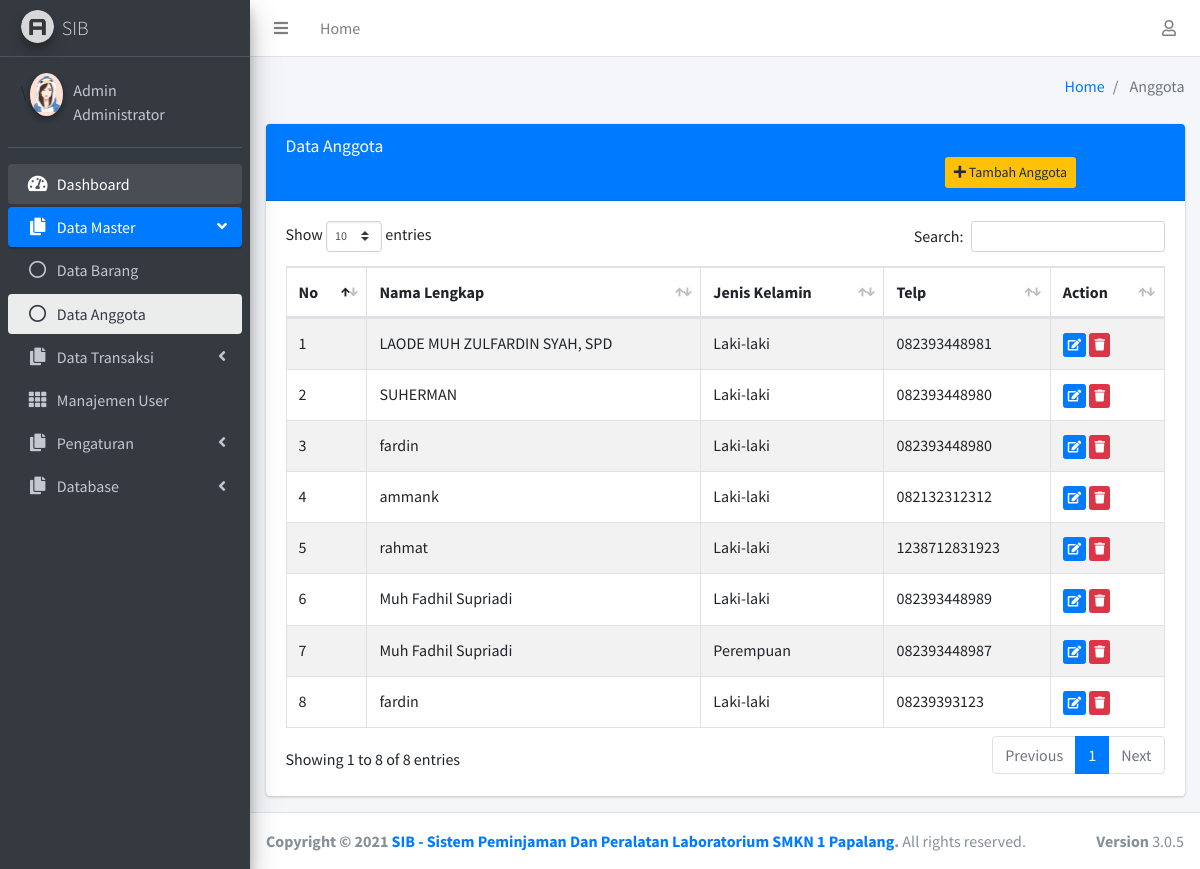
Page /dashboard/anggota.php (signed in) on the earlier database version.
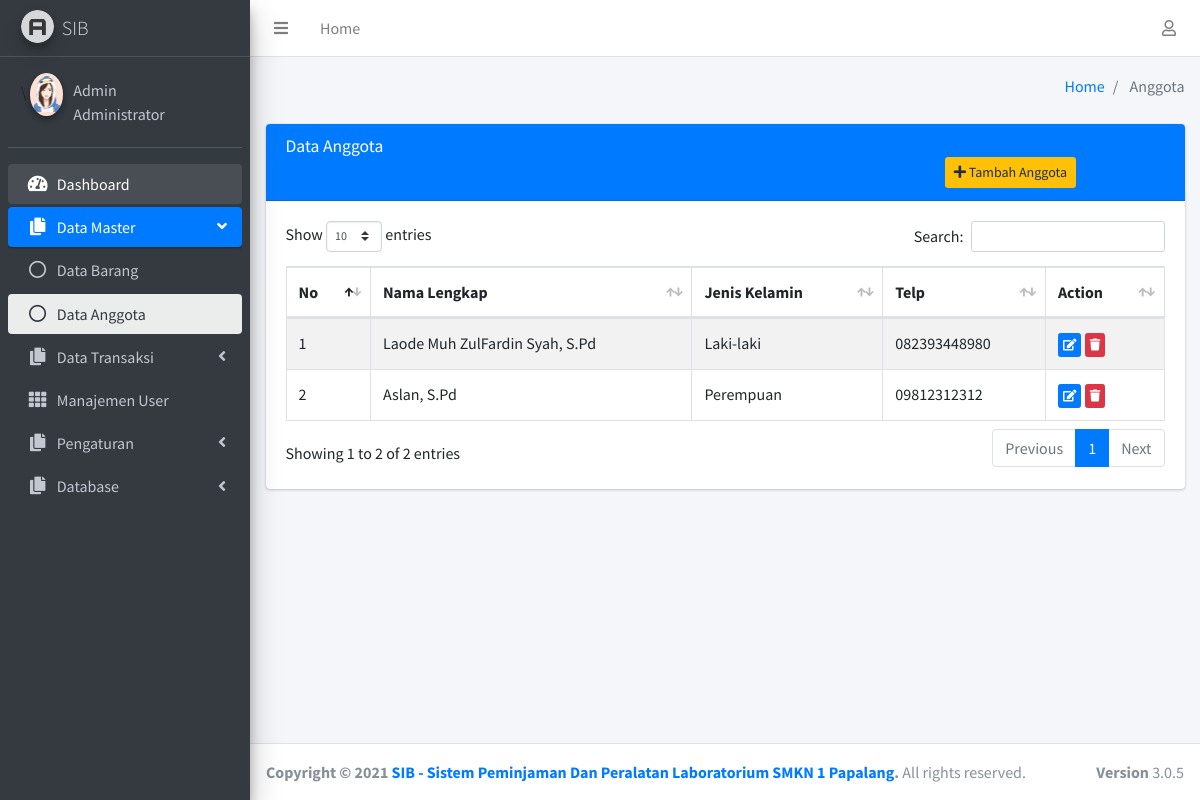
Same page on the later database version.
### tables this page shows
CREATE TABLE `anggota` (
  `id_anggota` int(11) NOT NULL,
  `namalengkap` varchar(100) NOT NULL,
  `username` varchar(100) NOT NULL,
  `password` varchar(500) NOT NULL,
  `gender` varchar(100) NOT NULL,
  `telp` varchar(100) NOT NULL,
  `gambar` varchar(500) NOT NULL
);

### dashboard/anggota.php (the view, shortened to what this page needs)
<?php
$halaman = 'anggota';
include "global_header.php";
?>
<div class="content">
    <div class="container-fluid">
        <div class="row">
            <div class="col-lg-12">
                <div class="card card-primary">
                    <div class="card-header">
                        <h3 class="card-title">Data Anggota</h3>
                        <a style="text-align: right;" class="btn bg-yellow btn-sm offset-md-9" href="tambahanggota"> <i
                                class="fa fa-plus"></i> Tambah Anggota</a>
                    </div>
                    <div class="card-body">
                        <table id="example1" class="table table-bordered table-striped">
                            <thead>
                                <tr>
                                    <th>No</th>
                                    <th>Nama Lengkap</th>
                                    <th>Jenis Kelamin</th>
                                    <th>Telp</th>
                                    <th>Action</th>
                                </tr>
                            </thead>
                            <tbody>
                                <?php
                                $query = $koneksi->query("SELECT * FROM anggota");
                        $nomor_urut = 1;
                        foreach ($query as $data) :
                                                ?>
                                <tr>
                                    <td><?= $nomor_urut; ?></td>
                                    <td><?= $data['namalengkap']; ?></td>
                                    <td><?= $data['gender']; ?></td>
                                    <td><?= $data['telp']; ?></td>
                                    <td>
                                        <a href="editanggota?id=<?= $data['id_anggota'];?>"
                                            class="btn btn-primary btn-xs"><i class="fa fa-edit"></i></a>
                                        <a href="hapusanggota?id=<?= $data['id_anggota']; ?>"
                                            class="btn btn-danger btn-xs tombol-hapus" data-toggle="tooltip"
                                            data-placement="top" title="" data-original-title="Hapus"><i
                                                class="fa fa-trash"></i></a>
                                    </td>
                                </tr>
                                <?php
                                                    $nomor_urut++;
                                                endforeach; ?>
                            </tbody>
                        </table>
                    </div>
                </div>
            </div>
        </div>
    </div>
</div>
</div>
<?php include "global_footer.php"; ?>

### dashboard/global_header.php (shortened to what this page needs)
<?php
$level = $_SESSION['level'];
?>
<!DOCTYPE html>
<html lang="en">
<head>
  <link rel="stylesheet" href="../assets/plugins/fontawesome-free/css/all.min.css">
  <link rel="stylesheet" href="http://code.ionicframework.com/ionicons/2.0.1/css/ionicons.min.css">
  <link rel="stylesheet" href="../assets/plugins/datatables-bs4/css/dataTables.bootstrap4.min.css">
  <link rel="stylesheet" href="../assets/plugins/datatables-responsive/css/responsive.bootstrap4.min.css">
  <link rel="stylesheet" href="../assets/dist/css/adminlte.min.css">
  <link rel="stylesheet" href="../assets/plugins/daterangepicker/daterangepicker.css">
  <link rel="stylesheet" href="../assets/plugins/select2/css/select2.min.css">
   <link rel="stylesheet" href="../assets/plugins/tempusdominus-bootstrap-4/css/tempusdominus-bootstrap-4.min.css">
</head>
<body class="hold-transition sidebar-mini">
  <div class="wrapper">
    <nav class="main-header navbar navbar-expand navbar-white navbar-light">
      <ul class="navbar-nav">
        <li class="nav-item">
          <a class="nav-link" data-widget="pushmenu" href="#" role="button"><i class="fas fa-bars"></i></a>
        </li>
        <li class="nav-item d-none d-sm-inline-block">
          <a href="index" class="nav-link">Home</a>
        </li>
      </ul>
      <ul class="navbar-nav ml-auto">
        <li class="nav-item dropdown">
          <a class="nav-link" data-toggle="dropdown" href="#">
            <i class="far fa-user"></i>
          </a>
        </li>
      </ul>
    </nav>
    <aside class="main-sidebar sidebar-dark-primary elevation-4">
      <a href="index" class="brand-link">
        <img src="../assets/dist/img/AdminLTELogo.png" alt="AdminLTE Logo" class="brand-image img-circle elevation-3"
          style="opacity: .8">
        <span class="brand-text font-weight-light">SIB</span>
      </a>
      <div class="sidebar">
        <div class="user-panel mt-3 pb-3 mb-3 d-flex">
          <div class="image">
          <?php
          $foto = $_SESSION['gambar'];
          if ($foto===''){?>
          <img class="img-circle elevation-2" src="../img/anonim.png">
          <?php } else { ?>\
            <img src="./img/user/<?= ucfirst($_SESSION['gambar']); ?>" class="img-circle elevation-2" alt="User Image">
          <?php }?>
          </div>
          <div class="info">
            <a href="index" class="d-block"><?= ucfirst($_SESSION['nama_lengkap']); ?></a>
            <a href="index" class="d-block"><?= ucfirst($_SESSION['level']); ?></a>
          </div>
        </div>
        <?php include 'global_navigasi.php';?>

### dashboard/global_navigasi.php (shortened to what this page needs)
<nav class="mt-2">
    <ul class="nav nav-pills nav-sidebar flex-column" data-widget="treeview" role="menu" data-accordion="false">
        <?php
        if ($level === 'GURU'){ ?>
        <li class="nav-item">
            <a href="daftarbarang" class="nav-link <?php if($halaman == 'daftar barang') echo"active" ?>">
                <i class="nav-icon fas fa-th"></i>
                <p>
                    Barang
                </p>
            </a>
        </li>
        <li class="nav-item">
            <a href="peminjaman" class="nav-link <?php if($halaman == 'Peminjaman Guru') echo"active" ?>">
                <i class="nav-icon fas fa-th"></i>
                <p>
                    Peminjaman
                </p>
            </a>
        </li>
        <?php } else { ?>
        <li class="nav-item has-treeview menu-open">
            <a href="index" class="nav-link <?php if($halaman == 'dashboard') echo"active" ?>">
                <i class="nav-icon fas fa-tachometer-alt"></i>
                <p>
                    Dashboard
                </p>
            </a>
        </li>
        <li
            class="nav-item has-treeview <?php if($halaman == 'barang' or $halaman == 'Tambah Barang' or $halaman == 'uploadfoto' or $halaman == 'profil' or $halaman == 'anggota' or $halaman == 'Tambah Anggota') echo 'menu-open'?>">
            <a href="#"
                class="nav-link <?php if($halaman == 'barang' or $halaman == 'Tambah Barang' or $halaman == 'uploadfoto' or $halaman == 'profil' or $halaman == 'anggota' or $halaman == 'Tambah Anggota') echo "active" ?>">
                <i class="nav-icon fas fa-copy"></i>
                <p>
                    Data Master
                    <i class="fas fa-angle-left right"></i>
                </p>
            </a>
            <ul class="nav nav-treeview">
                <li class="nav-item">
                    <a href="barang"
                        class="nav-link <?php if($halaman == 'barang' or $halaman == 'Tambah Barang') echo "active" ?>">
                        <i class="far fa-circle nav-icon"></i>
                        <p>Data Barang</p>
                    </a>
                    <a href="anggota"
                        class="nav-link <?php if($halaman == 'anggota' or $halaman == 'Tambah Anggota') echo "active" ?>">
                        <i class="far fa-circle nav-icon"></i>
                        <p>Data Anggota</p>
                    </a>
                </li>
            </ul>
        </li>
        <li
            class="nav-item has-treeview <?php if($halaman == 'Transaksi' or $halaman == 'Transaksi Barang Masuk' or $halaman == 'Transaksi Barang Keluar' or $halaman == 'Tambah Barang Keluar') echo 'menu-open'?>">
            <a href="#"
                class="nav-link <?php if($halaman == 'Transaksi' or $halaman == 'Transaksi Barang Masuk' or $halaman == 'Transaksi Barang Keluar' or $halaman == 'Tambah Barang Keluar') echo "active" ?>">
                <i class="nav-icon fas fa-copy"></i>
                <p>
                    Data Transaksi
                    <i class="fas fa-angle-left right"></i>
                </p>
            </a>
        </li>
        <?php }?>
        <?php
        if ($level === 'Administrator'){ ?>
        <li class="nav-item">
            <a href="users" class="nav-link <?php if($halaman == 'Manajemen Users') echo"active" ?>">
                <i class="nav-icon fas fa-th"></i>
                <p>
                    Manajemen User
                </p>
            </a>
        </li>
        <?php } else {
        }
        ?>
        <?php
if($level === 'GURU'){ ?>
        <li
            class="nav-item has-treeview <?php if($halaman == 'setting' or $halaman == 'uploadfoto' or $halaman == 'profil') echo 'menu-open'?>">
            <a href="#"
                class="nav-link <?php if($halaman == 'setting' or $halaman == 'uploadfoto' or $halaman == 'profil') echo "active" ?>">
                <i class="nav-icon fas fa-copy"></i>
                <p>
                    Pengaturan
                    <i class="fas fa-angle-left right"></i>
                </p>
            </a>
            <ul class="nav nav-treeview">
                <li class="nav-item">
                    <a href="profil-guru" class="nav-link <?php if($halaman == 'profil') echo "active" ?>">
                        <i class="far fa-circle nav-icon"></i>
                        <p>Profil Guru</p>
                    </a>
                    <a href="uploadfotoguru" class="nav-link <?php if($halaman == 'uploadfoto') echo "active" ?>">
                        <i class="far fa-circle nav-icon"></i>
                        <p>Upload Foto</p>
                    </a>
                    <a href="setting" class="nav-link <?php if($halaman == 'setting') echo "active" ?>">
                        <i class="far fa-circle nav-icon"></i>
                        <p>Ubah Password</p>
                    </a>
                </li>
            </ul>
        </li>
        <?php }else{ ?>
        <li
            class="nav-item has-treeview <?php if($halaman == 'setting' or $halaman == 'uploadfoto' or $halaman == 'profil') echo 'menu-open'?>">
            <a href="#"
                class="nav-link <?php if($halaman == 'setting' or $halaman == 'uploadfoto' or $halaman == 'profil') echo "active" ?>">
                <i class="nav-icon fas fa-copy"></i>
                <p>
                    Pengaturan
                    <i class="fas fa-angle-left right"></i>
                </p>
            </a>
        </li>
        <?php } ?>
        <?php
        if ($level === 'Administrator'){ ?>
        <li
            class="nav-item has-treeview <?php if($halaman == 'database' or $halaman == 'Import' or $halaman == 'Export' or $halaman == 'Hapus Tabel/Datbase') echo 'menu-open'?>">
            <a href="#"
                class="nav-link <?php if($halaman == 'database' or $halaman == 'Import' or $halaman == 'Export' or $halaman == 'Hapus Tabel/Datbase') echo "active" ?>">
                <i class="nav-icon fas fa-copy"></i>
                <p>
                    Database
                    <i class="fas fa-angle-left right"></i>
                </p>
            </a>
        </li>
        <?php } ?>
    </ul>
</nav>
</div>
</aside>
<div class="content-wrapper">
    <div class="content-header">
        <div class="container-fluid">
            <div class="row mb-2">
                <div class="col-sm-6">
                </div>
                <div class="col-sm-6">
                    <ol class="breadcrumb float-sm-right">
                        <li class="breadcrumb-item"><a href="index">Home</a></li>
                        <li class="breadcrumb-item active"> <?php echo ucfirst($halaman); ?></li>
                    </ol>
                </div>
            </div>
        </div>
    </div>

### dashboard/global_footer.php (shortened to what this page needs)
<footer class="main-footer">
  <strong>Copyright &copy; 2021 <a href="">SIB - Sistem Peminjaman Dan Peralatan Laboratorium SMKN 1 Papalang</a>.</strong> All rights
  reserved.
  <div class="float-right d-none d-sm-inline-block">
    <b>Version</b> 3.0.5
  </div>
</footer>
</div>
</body>
</html>

Differences in the rows shown:
removed anggota: namalengkap "LAODE MUH ZULFARDIN SYAH, SPD", gender "Laki-laki", telp "082393448981"
removed anggota: namalengkap "SUHERMAN", gender "Laki-laki", telp "082393448980"
removed anggota: namalengkap "fardin", gender "Laki-laki", telp "082393448980"
removed anggota: namalengkap "ammank", gender "Laki-laki", telp "082132312312"
removed anggota: namalengkap "rahmat", gender "Laki-laki", telp "1238712831923"
removed anggota: namalengkap "Muh Fadhil Supriadi", gender "Laki-laki", telp "082393448989"
removed anggota: namalengkap "Muh Fadhil Supriadi", gender "Perempuan", telp "082393448987"
removed anggota: namalengkap "fardin", gender "Laki-laki", telp "08239393123"
added anggota: namalengkap "Laode Muh ZulFardin Syah, S.Pd", gender "Laki-laki", telp "082393448980"
added anggota: namalengkap "Aslan, S.Pd", gender "Perempuan", telp "09812312312"
Other differences:
text written by a page script: "Show entries Search: Showing 1 to 8 of 8 entries Previous 1 Next" → "Show entries Search: Showing 1 to 2 of 2 entries Previous 1 Next"
